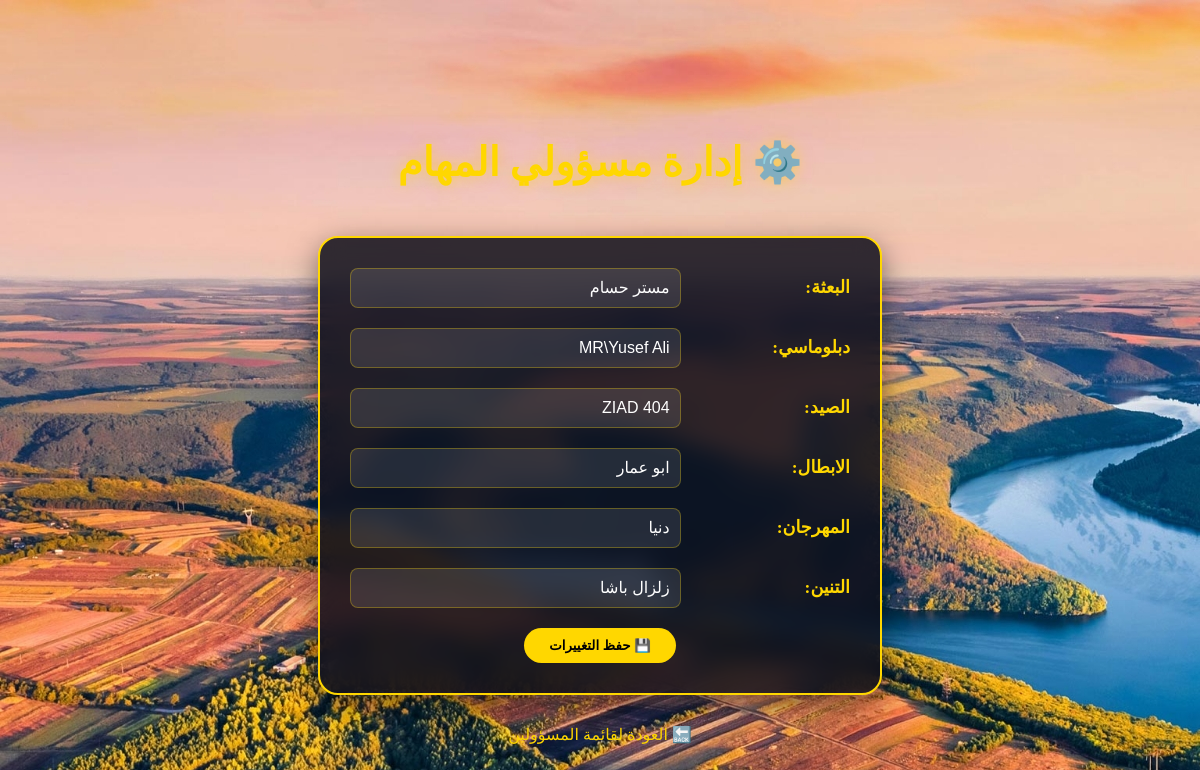
Screenshot of /edit_admins (signed in) with the database file from the repository.
### models.py (models this page shows)
class TaskAdmin(db.Model):
    id = db.Column(db.Integer, primary_key=True)
    task_name = db.Column(db.String(50), unique=True)
    admin_name = db.Column(db.String(50))

### app.py (the view, shortened to what this page needs)
@app.route('/edit_admins', methods=['GET', 'POST'])
def edit_admins():
    if not session.get('is_admin'):
        return redirect('/login')
    tasks = ['البعثة', 'دبلوماسي', 'الصيد', 'الابطال', 'المهرجان', 'التنين']
    current_admins = {a.task_name: a.admin_name for a in TaskAdmin.query.all()}
    return render_template('edit_admins.html', tasks=tasks, current_admins=current_admins)

### templates/edit_admins.html (shortened to what this page needs)
<!DOCTYPE html>
<html lang="ar" dir="rtl">
<head>
    <link rel="stylesheet" href="/static/edit_admins.css">
</head>
<body class="gaming-bg">
    <div class="main-content center-form-wrapper">
        <h1 class="page-title">⚙️ إدارة مسؤولي المهام</h1>
        <form method="POST" class="admin-edit-form">
            {% for task in tasks %}
            <div class="form-group row-align">
                <label class="admin-task-label">{{ task }}:</label>
                <input type="text" name="{{ task }}"
                        value="{{ current_admins.get(task, '') }}"
                        class="admin-input-field"
                        placeholder="...ادخل اسم المسؤول">
            </div>
            {% endfor %}
            <div class="form-submit-row">
                <button type="submit" class="save-btn small">💾 حفظ التغييرات</button>
            </div>
        </form>
        <div class="nav-links">
            <a href="/admins" class="back-link">🔙 العودة لقائمة المسؤولين</a>
        </div>
    </div>
</body>
</html>

### static/edit_admins.css (style rules this page uses)
.gaming-bg { background-image:url("/static/imags/UI_Home.jpg"); }
.center-form-wrapper { display: flex; flex-direction: column; align-items: center; justify-content: center; min-height: 100vh; padding: 20px; }
.page-title { text-align: center; color: #ffd700; font-size: 2.5rem; margin-bottom: 30px; text-shadow: 0 0 15px rgba(255, 215, 0, 0.5); }
.admin-edit-form { background: rgba(15, 15, 27, 0.85); backdrop-filter: blur(12px); border: 2px solid #ffd700; border-radius: 20px; width: 100%; max-width: 500px; padding: 30px; box-shadow: 0 10px 30px rgba(0,0,0,0.5); margin-top: 20px; }
.row-align { display: flex; align-items: center; margin-bottom: 20px; text-align: right; }
.admin-task-label { flex: 1; color: #ffd700; font-size: 1.1rem; font-weight: bold; padding-left: 15px; }
.admin-input-field { flex: 2; padding: 10px; background: rgba(255, 255, 255, 0.1); border: 1px solid rgba(255, 215, 0, 0.3); border-radius: 8px; color: white; font-size: 1rem; }
.form-submit-row { text-align: center; margin-top: 10px; }
.save-btn.small { background: #ffd700; color: black; border: none; padding: 10px 25px; border-radius: 30px; font-weight: bold; cursor: pointer; transition: 0.3s; width: auto; }
.nav-links { text-align: center; margin-top: 30px; }
.back-link { color: #ffd700; text-decoration: none; font-size: 1rem; }

### rows the page displays
TaskAdmin: task_name "البعثة", get "مستر حسام"
TaskAdmin: task_name "دبلوماسي", get "MR\\Yusef Ali"
TaskAdmin: task_name "الصيد", get "ZIAD 404"
TaskAdmin: task_name "الابطال", get "ابو عمار"
TaskAdmin: task_name "المهرجان", get "دنيا"
TaskAdmin: task_name "التنين", get "زلزال باشا"
